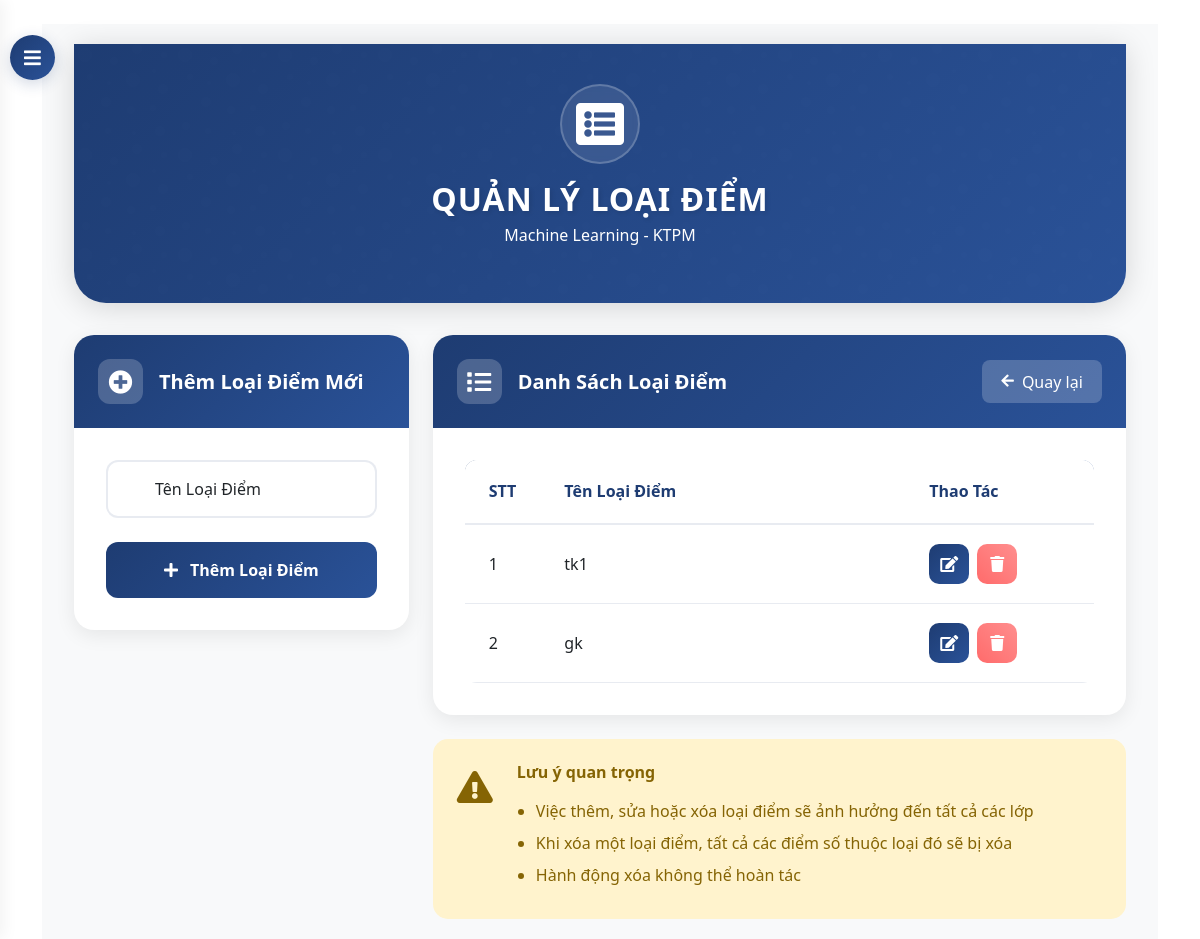
The page /teacher/assignments/21/manage-grade-types/ (signed in) on the database its author committed.
### core/models.py (models this page shows, shortened)
class TeacherAssignment(models.Model):
    teacher = models.ForeignKey(Teacher, on_delete=models.CASCADE)
    subject = models.ForeignKey(Subject, on_delete=models.CASCADE)
    classroom = models.ForeignKey(ClassRoom, on_delete=models.CASCADE)
    semester = models.ForeignKey(Semester, on_delete=models.CASCADE)
    class Meta:
        unique_together = ('teacher', 'subject', 'classroom', 'semester')

class Subject(models.Model):
    name = models.CharField(max_length=100)

class ClassRoom(models.Model):
    class_code = models.CharField(max_length=10)
    name = models.CharField(max_length=100)
    students = models.ManyToManyField('Student', related_name='classrooms')

class GradeType(models.Model):
    name = models.CharField(max_length=50)  # e.g., "Điểm miệng", "Điểm 15p", "Điểm thi"

### core/views.py (the view, shortened to what this page needs)
# urls.py: path('teacher/assignments/<int:assignment_id>/manage-grade-types/', views.manage_grade_types, name='manage_grade_types'),
@login_required
@user_passes_test(is_teacher)
def manage_grade_types(request, assignment_id):
    assignment = get_object_or_404(TeacherAssignment, id=assignment_id)
    if assignment.teacher.user != request.user:
        return HttpResponseForbidden("Bạn không có quyền quản lý loại điểm cho lớp này.")
    grade_types = GradeType.objects.all()
    return render(request, 'core/teacher/manage_grade_types.html', {
        'assignment': assignment,
        'grade_types': grade_types
    })

### core/views.py (called while the page is built)
def is_teacher(user):
    return hasattr(user, 'teacher')

### templates/core/teacher/manage_grade_types.html (shortened to what this page needs)
{% extends 'base.html' %}
{% block content %}
<button id="sidebarCollapse">
    <i class="fas fa-bars"></i>
</button>
<div id="content">
    <div class="container-fluid">
        <div class="hero-section">
            <div class="container">
                <div class="row justify-content-center text-center">
                    <div class="col-md-8">
                        <div class="hero-icon">
                            <i class="fas fa-list-alt"></i>
                        </div>
                        <h1 class="hero-title">QUẢN LÝ LOẠI ĐIỂM</h1>
                        <p class="hero-subtitle">{{ assignment.subject.name }} - {{ assignment.classroom.name }}</p>
                    </div>
                </div>
            </div>
        </div>
        <div class="row">
            <div class="col-md-4">
                <div class="grade-type-card">
                    <div class="card-header">
                        <div class="header-icon">
                            <i class="fas fa-plus-circle"></i>
                        </div>
                        <h5>Thêm Loại Điểm Mới</h5>
                    </div>
                    <div class="card-body">
                        <form method="post" id="createGradeTypeForm">
                            <div class="form-floating mb-4">
                                <input type="text" class="form-control" id="gradeName" name="name" required
                                       placeholder="Nhập tên loại điểm">
                                <label for="gradeName">Tên Loại Điểm</label>
                            </div>
                            <button type="submit" class="btn-modern btn-submit">
                                <i class="fas fa-plus"></i>
                                <span>Thêm Loại Điểm</span>
                            </button>
                        </form>
                    </div>
                </div>
            </div>
            <div class="col-md-8">
                <div class="grade-type-card">
                    <div class="card-header">
                        <div class="d-flex justify-content-between align-items-center w-100">
                            <div class="d-flex align-items-center">
                                <div class="header-icon">
                                    <i class="fas fa-list"></i>
                                </div>
                                <h5>Danh Sách Loại Điểm</h5>
                            </div>
                            <a href="{% url 'class_grades' assignment.id %}" class="btn-back">
                                <i class="fas fa-arrow-left"></i>
                                <span>Quay lại</span>
                            </a>
                        </div>
                    </div>
                    <div class="card-body">
                        {% if grade_types %}
                        <div class="table-container">
                            <table class="table custom-table">
                                <thead>
                                    <tr>
                                        <th width="10%">STT</th>
                                        <th>Tên Loại Điểm</th>
                                        <th width="30%">Thao Tác</th>
                                    </tr>
                                </thead>
                                <tbody>
                                    {% for grade_type in grade_types %}
                                    <tr>
                                        <td>{{ forloop.counter }}</td>
                                        <td>{{ grade_type.name }}</td>
                                        <td>
                                            <div class="action-buttons">
                                                <button class="btn-action btn-edit edit-grade-type"
                                                        data-id="{{ grade_type.id }}"
                                                        data-name="{{ grade_type.name }}"
                                                        data-bs-toggle="modal"
                                                        data-bs-target="#editGradeTypeModal">
                                                    <i class="fas fa-edit"></i>
                                                </button>
                                                <button class="btn-action btn-delete delete-grade-type"
                                                        data-id="{{ grade_type.id }}"
                                                        data-name="{{ grade_type.name }}"
                                                        data-bs-toggle="modal"
                                                        data-bs-target="#deleteGradeTypeModal">
                                                    <i class="fas fa-trash"></i>
                                                </button>
                                            </div>
                                        </td>
                                    </tr>
                                    {% endfor %}
                                </tbody>
                            </table>
                        </div>
                        {% else %}
                        <div class="empty-state">
                            <i class="fas fa-clipboard"></i>
                            <p>Chưa có loại điểm nào</p>
                            <span>Hãy thêm loại điểm mới để quản lý điểm số</span>
                        </div>
                        {% endif %}
                    </div>
                </div>
                <div class="warning-card mt-4">
                    <div class="warning-icon">
                        <i class="fas fa-exclamation-triangle"></i>
                    </div>
                    <div class="warning-content">
                        <h6>Lưu ý quan trọng</h6>
                        <ul>
                            <li>Việc thêm, sửa hoặc xóa loại điểm sẽ ảnh hưởng đến tất cả các lớp</li>
                            <li>Khi xóa một loại điểm, tất cả các điểm số thuộc loại đó sẽ bị xóa</li>
                            <li>Hành động xóa không thể hoàn tác</li>
                        </ul>
                    </div>
                </div>
            </div>
        </div>
    </div>
</div>
{% endblock %}

### templates/base.html (style rules this page uses)
:root { --navbar-bg: #0d47a1; --navbar-hover: rgba(255, 255, 255, 0.1); }

### rows shown on the page
TeacherAssignment: subject.name "Machine Learning", classroom.name "KTPM"
GradeType: name "tk1"
GradeType: name "gk"
